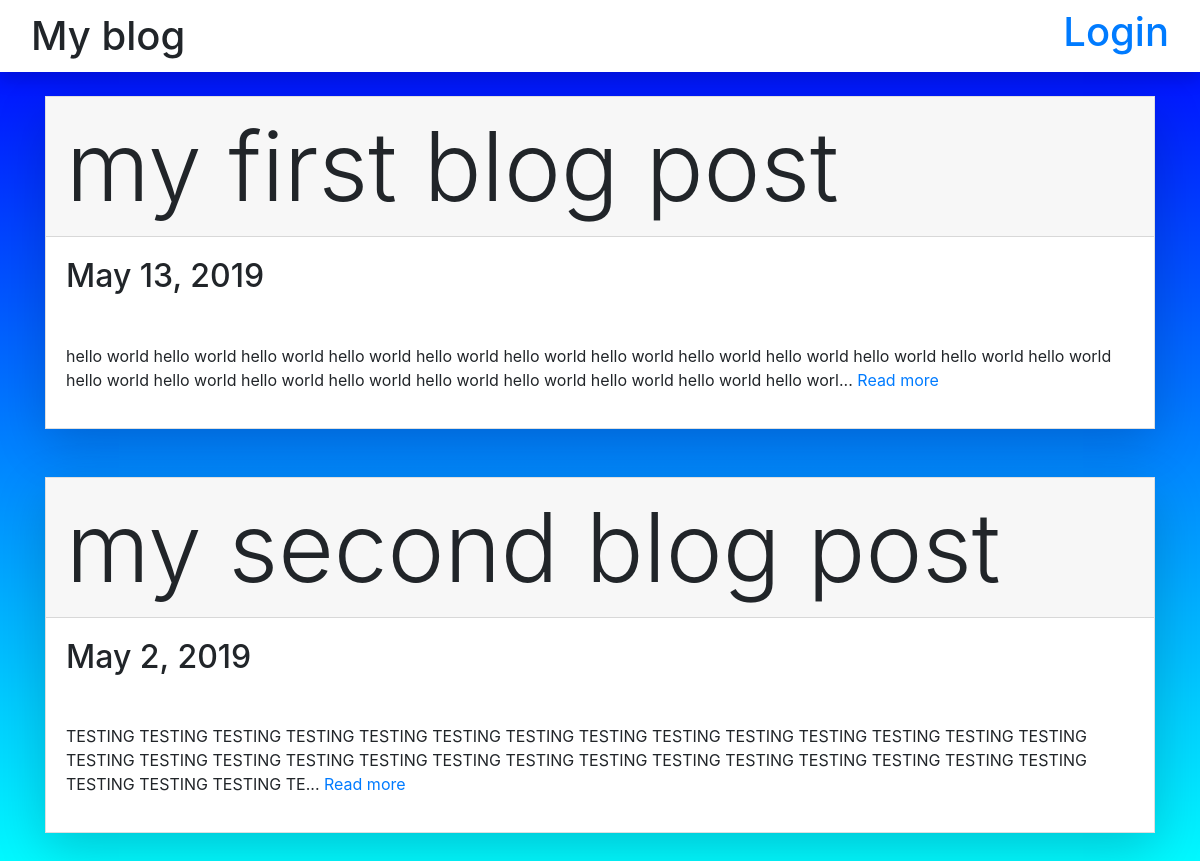
The page / on the database its author committed.
### blogpost/models.py (models this page shows, shortened)
class post(models.Model):
    heading = models.CharField(max_length = 200)
    upload_date = models.DateTimeField('Date of upload', default = timezone.now())
    content = models.TextField()
    def preview(self):
        return self.content[:250]
    def content_length(self):
        return len(self.content)

### blogpost/views.py (the view)
# urls.py: path('', Index, name = 'Index'),
def Index(request):
    all_posts = post.objects.order_by('-upload_date')
    auth = request.user.is_authenticated
    context = {
        'posts' : all_posts,
        'auth' : auth,
    }
    return render(request, 'blogpost/posts.html', context)

### blogpost/templates/blogpost/posts.html (shortened to what this page needs)
<html>
<head>
{% load static %}
<link rel = "stylesheet" type = "text/css" href = "{% static 'blogpost/bootstrap.css' %}">
<link rel = "stylesheet" type = "text/css" href = "{% static 'blogpost/local.css' %}">
</head>
<body>
<nav class="navbar navbar-dark shadow fixed-top" style = "background-color: white;">
    <div class="container-fluid">
        <div class="navbar-header">
            <h1 style="display: inline;">My blog</h1>
        </div>
        {% if auth == True %}
        <a href="{% url 'Add' %}"><h1 style="display: inline; float: right;">+</h1></a>
        <a href="{% url 'Logout' %}"><h1 style="display: inline; float: right;">Logout</h1></a>
        {% else %}
        <a href="{% url 'Login' %}"><h1 style="display: inline; float: right;">Login</h1></a>
        {% endif %}
    </div>
</nav><br><br><br><br>
{% if posts %}
    {% for p in posts %}
        <div class="container">
            <div class = "row">
                <div class = "col">
                    <div class = "card shadow-lg">
                        <h1 class = "display-1 card-header">{{ p.heading }}</h1>
                        <h2 class = "display-5 card-body">{{ p.upload_date.date }}</h2>
                        {% if p.content_length > 250 %}
                        <p class = "card-body">{{ p.preview }}... <a href = "post{{ p.pk }}">Read more</a></p>
                        {% else %}
                        <p class = "card-body">{{ p.content }}<br><br>
                        <a href = "post{{ p.pk }}">Show post</a></p>
                        {% endif %}
                    </div>
                </div>
            </div>
        </div>
    <br><br>
    {% endfor %}
{% else %}
    <h2>No posts made yet.</h2>
{% endif %}
</body>
</html>

### blogpost/static/blogpost/local.css (style rules this page uses)
body { background: linear-gradient(to bottom, blue, cyan); }
.card { border-radius: 0px; }

### rows shown on the page
post: heading "my first blog post", upload_date "May 13, 2019", preview "hello world hello world hello world hello world hello world hello world hello world hello world hello world hello world hello world hello world hello world hello world hello world hello world hello world hello world hello world hello world hello worl"
post: heading "my second blog post", upload_date "May 2, 2019", preview "TESTING TESTING TESTING TESTING TESTING TESTING TESTING TESTING TESTING TESTING TESTING TESTING TESTING TESTING TESTING TESTING TESTING TESTING TESTING TESTING TESTING TESTING TESTING TESTING TESTING TESTING TESTING TESTING TESTING TESTING TESTING TE"
